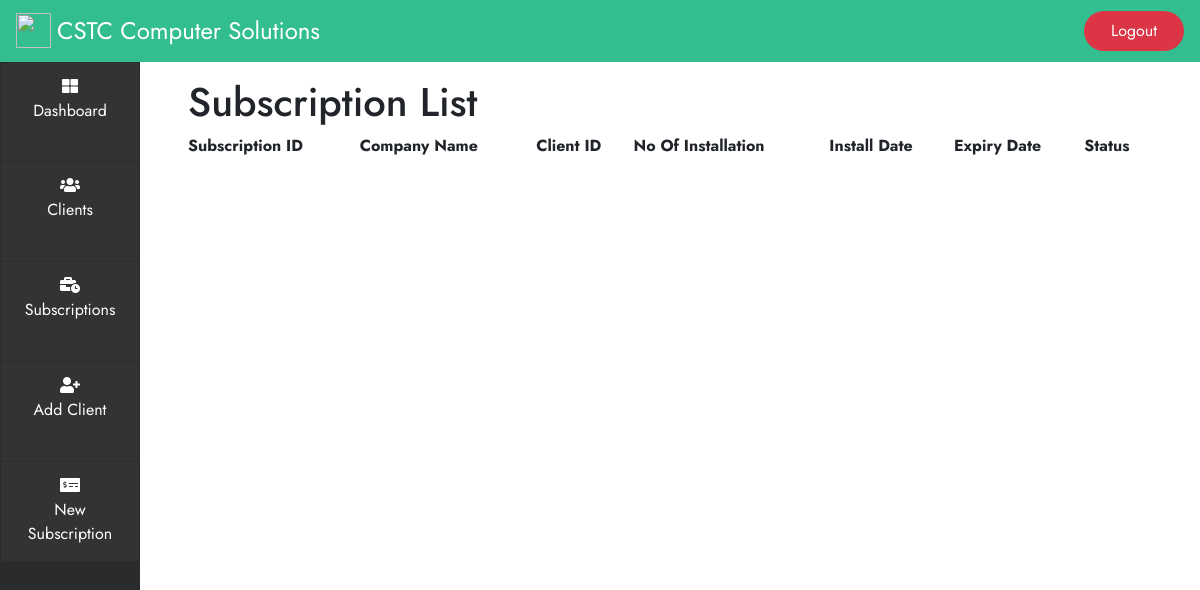
The page /subscription (signed in) on the database as committed earlier.
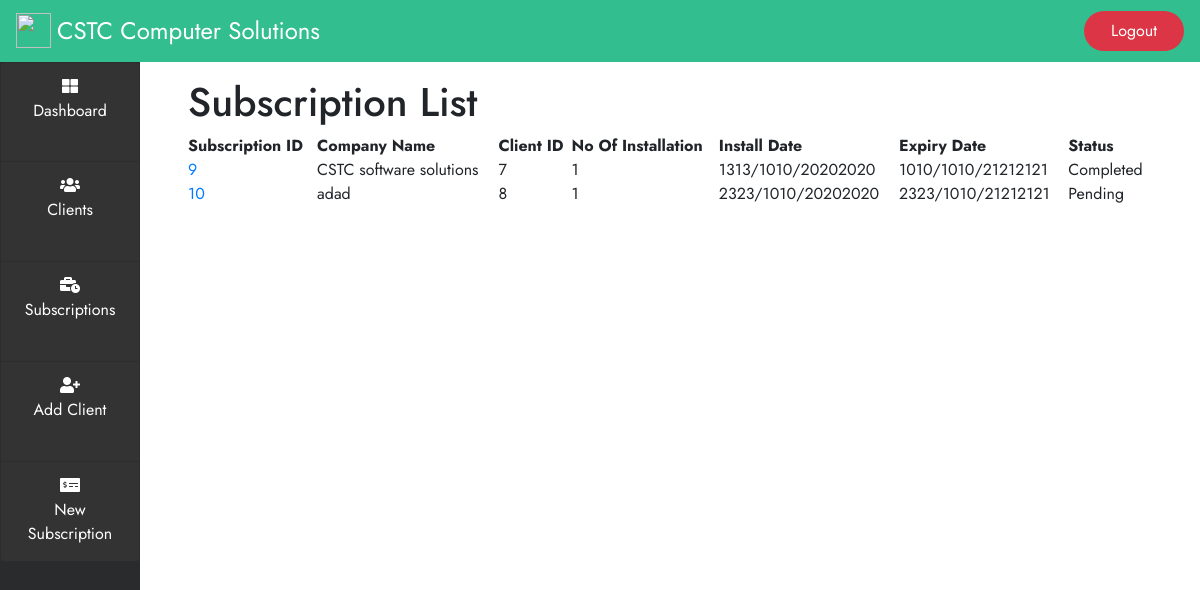
The same page on the database as committed later.
### subscription/models.py (models this page shows, shortened)
class Subscription(models.Model):
    CustomerName= models.ForeignKey(Customer, on_delete=models.CASCADE, related_name='customer')
    Installation_number = models.IntegerField(blank=False,default=1, validators=[MinValueValidator(1)])
    InstallDuration= models.IntegerField(blank=False,default=1, validators=[MinValueValidator(1)])
    InstallDate=models.DateField()
    ExpiryDate= models.DateField()
    TotalAmount= models.FloatField(blank=False, default=0, validators=[MinValueValidator(0)])
    AmountReceived=models.FloatField(blank=False,default=0, validators=[MinValueValidator(0)])
    RemainingAmount = models.FloatField(blank=False, default=0, validators=[MinValueValidator(0)])

### customer/models.py (models this page shows)
class Customer(models.Model):
    Name = models.CharField(max_length=250)
    Address1 = models.CharField(max_length=150)
    Address2 = models.CharField(max_length=150, blank=True)
    City= models.CharField(max_length=100)
    District = models.CharField(max_length=20)
    Zone = models.CharField(max_length=100)
    PhoneNo= models.CharField(max_length=15)
    Email = models.CharField(max_length=100)
    Website = models.CharField(max_length=100, blank=True)
    Contact_Person= models.CharField(max_length=100)
    Contact_Person_MobileNo= models.CharField(max_length=15)
    Contact_Person_Email= models.CharField(max_length=100)
    def __str__(self):
        return self.Name

### subscription/views.py (the view)
# urls.py: path('subscription', views.subscription_list, name='subscriptions'),
@login_required(login_url='index')
def subscription_list(request):
    obj = Subscription.objects.all()
    context = {
        'subscriptions': obj,
    }
    return render(request,'subscription.html',context)

### subscription/Templates/subscription.html (shortened to what this page needs)
{% extends "base.html" %}
{% block content %}
<div class="col-lg px-5 py-3 tablecontent">
    <h1>Subscription List</h1>
    <table id="datatable" class="display" style="width:100%">
        <thead>
            <tr>
                <th>Subscription ID</th>
                <th>Company Name</th>
                <th>Client ID</th>
                <th>No Of Installation</th>
                <th>Install Date</th>
                <th>Expiry Date</th>
                <th>Status</th>
            </tr>
        </thead>
        <tbody>
        {% for subscription in subscriptions %}
            <tr>
                <td><a href="{%url 'subscriptiondetail' subscription.id %}">{{ subscription.id }}</a></td>
                <td>{{ subscription.CustomerName }}</td>
                <td>{{ subscription.CustomerName.id }}</td>
                <td>{{ subscription.Installation_number }}</td>
                <td>{{ subscription.InstallDate }}</td>
                <td>{{ subscription.ExpiryDate }}</td>
                <td>
                    {% if subscription.RemainingAmount > 0 %}
                        Pending
                    {% else %}
                        Completed
                    {% endif %}
                </td>
            </tr>
        {% endfor %}
        </tbody>
</table>
</div>
{% endblock content %}

### user/Templates/Base.html (shortened to what this page needs)
<!DOCTYPE html>
<html lang="en">
   <head>
      {% load static %}
      <link rel="stylesheet" type="text/css" href="https://cdn.datatables.net/v/bs4/dt-1.10.22/datatables.min.css"/>
      <link href="{% static 'CSS/style.css' %}" rel="stylesheet" type="text/css" />
      <link rel="stylesheet" href="https://use.fontawesome.com/releases/v5.5.0/css/all.css">
      <link rel="stylesheet" href="https://maxcdn.bootstrapcdn.com/bootstrap/4.4.1/css/bootstrap.min.css">
      <link rel="stylesheet" href="https://cdnjs.cloudflare.com/ajax/libs/datepicker/0.6.5/datepicker.min.css" />
   </head>
   <body>
<nav class="navbar navbar-expand-md  nav sticky-top" style="font-family: 'Jost', sans-serif;">
  <a class="navbar-brand" href="#">
      <img src="https://v4-alpha.getbootstrap.com/assets/brand/bootstrap-solid.svg" width="35" height="35" class="d-inline-block align-top" alt=""> <span class="navlogo">CSTC Computer Solutions</span>
  </a>
    <ul class="navbar-nav ml-auto text-center">
      <li class="nav-item ">
        <a class="nav-link btn-danger rounded-pill btn-logout" href="{% url 'logout' %}" id="logout"> Logout </a>
      </li>
    </ul>
</nav>
<div class="roww " id="body-row" style="font-family: 'Jost', sans-serif;">
    <div id="sidebar-container" class="sidebar">
        <ul class="list-group mb-5">
            <a href="{% url 'dashboard' %}" class="list-group-item list-group-item-action">
                <div class="d-block w-100 text-center">
                    <i class="fas fa-th-large "></i>
                </div>
                <div class="d-block w-100 text-center">
                    <span class="menu-collapsed">Dashboard</span>
                </div>
            </a>
           <a href="{% url 'customers' %}" class="list-group-item list-group-item-action ">
               <div class="d-block w-100 text-center">
                    <i class="fas fa-users"></i>
                </div>
                <div class="d-block w-100 text-center">
                    <span class="menu-collapsed">Clients</span>
                </div>
            </a>
           <a href="{% url 'subscriptions' %}" class="list-group-item list-group-item-action">
               <div class="d-block w-100 text-center">
                    <i class="fas fa-business-time"></i>
                </div>
                <div class="d-block w-100 text-center">
                    <span class="menu-collapsed">Subscriptions</span>
                </div>
            </a>
           <a href="{% url 'addcustomers' %}" class="list-group-item list-group-item-action">
               <div class="d-block w-100 text-center">
                    <i class="fas fa-user-plus"></i>
                </div>
                <div class="d-block w-100 text-center">
                     <span class="menu-collapsed">Add Client</span>
                </div>
            </a>
           <a href="{% url 'newsubscription' %}" class="list-group-item list-group-item-action">
               <div class="d-block w-100 text-center">
                    <i class="fas fa-money-check-alt"></i>
                </div>
                <div class="d-block w-100 text-center">
                     <span class="menu-collapsed">New Subscription</span>
                </div>
            </a>
        </ul>
    </div>
   <div class="container-expand-lg viewcontents " >
         {% block content %}
         {% endblock content %}
   </div>
</div>
   </body>
</html>

### user/static/css/style.css (style rules this page uses)
* { padding: 0; margin: 0; box-sizing: border-box; }
body { font-family: 'Jost', sans-serif; }
.navlogo { color:white; font-size:24px; }
.tablecontent , .dash { font-family: 'Jost', sans-serif; }
#body-row { width:100%; margin:auto; }
#sidebar-container { height: 100%; background-color: #292b2c ; padding: 0; position:fixed; width: 140px; overflow-x: scroll; z-index: 1; }
.viewcontents { margin-left:140px; }
#sidebar-container .list-group a { height: 100px; color: white; background-color: #333; }
.nav { background-color:#32be8f; }
.btn-logout { width:100px; }

Rows that differ between the two databases and show on the page:
added Subscription: id "9", CustomerName "CSTC software solutions", CustomerName.id "7", Installation_number "1", InstallDate "1313/1010/20202020", ExpiryDate "1010/1010/21212121", RemainingAmount "Completed"
added Subscription: id "10", CustomerName "adad", CustomerName.id "8", Installation_number "1", InstallDate "2323/1010/20202020", ExpiryDate "2323/1010/21212121", RemainingAmount "Pending"
